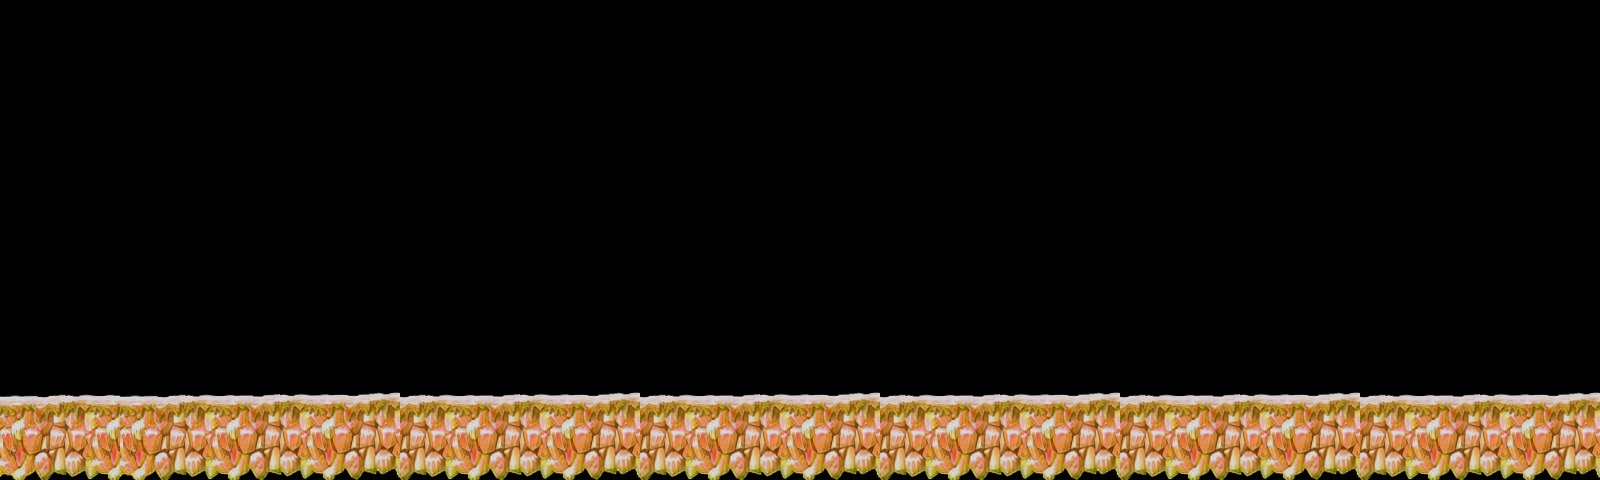

Below is a game level as drawn by its tile map, then a one-line description and the .tmx that defines it (tile-layer data replaced by summaries):
An orthogonal 40x12 tile map with 40x40 px tiles, 2 tile layers (terrain1, decorate), 1 hidden layer not drawn and 1 object (c1).

<map version="1.0" orientation="orthogonal" width="40" height="12" tilewidth="40" tileheight="40">
 <tileset firstgid="1" name="forest" tilewidth="40" tileheight="40">
  <image source="forest.png" width="1600" height="400" />
 </tileset>
 <layer name="terrain1" width="40" height="12">
  <data>[480 cells, 114 non-empty, 24 distinct tile ids]</data>
 </layer>
 <layer name="terrain2" width="40" height="12" visible="0">
  <data>[480 cells, 0 non-empty, 0 distinct tile ids]</data>
 </layer>
 <layer name="decorate" width="40" height="12">
  <data>[480 cells, 21 non-empty, 17 distinct tile ids]</data>
 </layer>
 <objectgroup name="collision" width="40" height="12">
  <object name="c1" x="0" y="400" width="1600" height="80" />
 </objectgroup>
 <objectgroup name="items" width="40" height="12" />
 <objectgroup name="enemy" width="40" height="12" />
</map>
